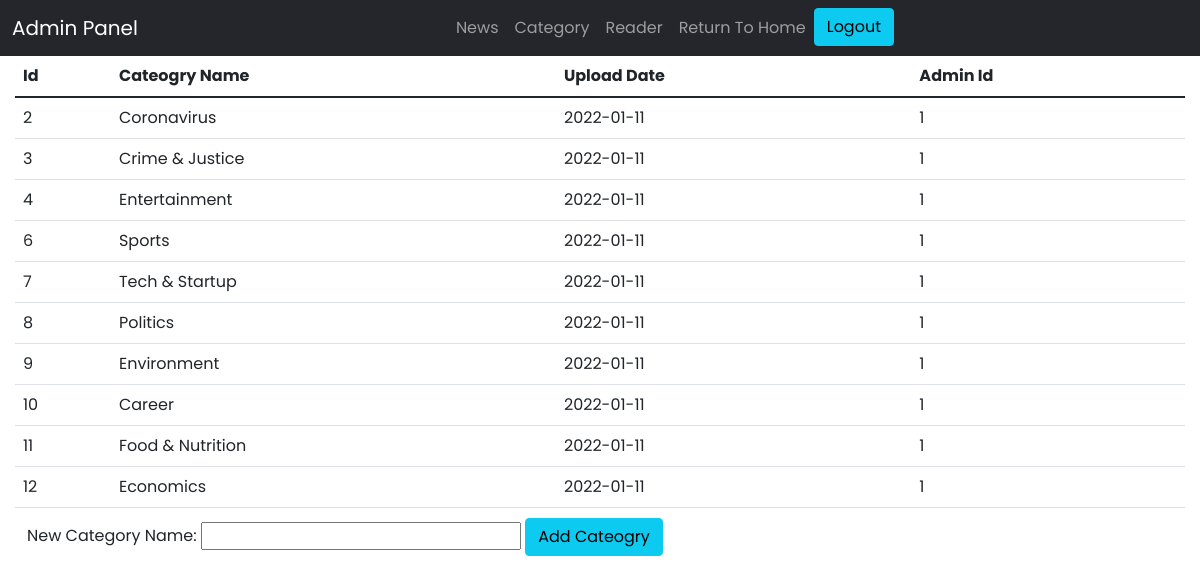
The app's page /admin/admin_category.php (signed in) with its own data.
### tables this page shows
CREATE TABLE `category` (
  `category_id` int(11) NOT NULL,
  `category_name` varchar(255) NOT NULL,
  `upload_date` date NOT NULL,
  `admin_id` int(11) DEFAULT NULL
);

### includes/functions.inc.php (called while the page is built, shortened)
<?php
function getAllCategory($conn)
{
    $sql = "SELECT category_id, category_name,upload_date, admin_id
    FROM category";
    $result = mysqli_query($conn, $sql);
    $categoryInfo = array();
    if ($result->num_rows > 0) {
        while ($row = mysqli_fetch_assoc($result)) {
            $category = array('category_id' => $row['category_id'], 'category_name' => $row['category_name'], 'upload_date' => $row['upload_date'], 'admin_id' => $row['admin_id']);
            array_push($categoryInfo, $category);
        }
    }
    return  $categoryInfo;
}

### admin/admin_category.php (the view, shortened to what this page needs)
<?php
include_once "./admin_header.php";
if (isset($_SESSION['user_id']) && $_SESSION['user_role'] == "admin") {
    include_once '../includes/dbh.inc.php';
    include_once '../includes/functions.inc.php';
    $categoryInfo = getAllCategory($conn);
?>
    <main style="height:1000px">
        <table class="table container">
            <thead>
                <tr>
                    <th scope="col">Id</th>
                    <th scope="col">Cateogry Name</th>
                    <th scope="col">Upload Date</th>
                    <th scope="col">Admin Id </th>
                </tr>
            </thead>
            <tbody>
                <?php foreach ($categoryInfo as $category) {
                ?>
                    <tr>
                        <td scope="col"><?php echo  $category["category_id"] ?></td>
                        <td scope="col"><?php echo $category["category_name"] ?></td>
                        <td scope="col"><?php echo  $category["upload_date"] ?></td>
                        <td scope="col"><?php echo  $category["admin_id"] ?></td>
                    </tr>
                <?php } ?>
            </tbody>
        </table>
        <div class="container">
            <form action="/online_news_portal/includes/admin_inc/admin_category_inc.php" method="POST">
                <label class="mt-3">New Category Name: </label>
                <input type="text" name="category_name">
                <button type="submit" class="btn btn-info" name="add_category">Add Cateogry</button>
                <br>
            </form>
        </div>
    </main>
<?php } ?>

### css/style.css (style rules this page uses)
body { line-height: 1.5; font-family: 'Poppins', sans-serif; }
* { margin:0 auto; padding:0; box-sizing: border-box; }
.container { max-width: 1170px; margin:auto; }

### records on screen
category: category_id "2", category_name "Coronavirus", upload_date "2022-01-11", admin "1"
category: category_id "3", category_name "Crime & Justice", upload_date "2022-01-11", admin "1"
category: category_id "4", category_name "Entertainment", upload_date "2022-01-11", admin "1"
category: category_id "6", category_name "Sports", upload_date "2022-01-11", admin "1"
category: category_id "7", category_name "Tech & Startup", upload_date "2022-01-11", admin "1"
category: category_id "8", category_name "Politics", upload_date "2022-01-11", admin "1"
category: category_id "9", category_name "Environment", upload_date "2022-01-11", admin "1"
category: category_id "10", category_name "Career", upload_date "2022-01-11", admin "1"
category: category_id "11", category_name "Food & Nutrition", upload_date "2022-01-11", admin "1"
category: category_id "12", category_name "Economics", upload_date "2022-01-11", admin "1"
